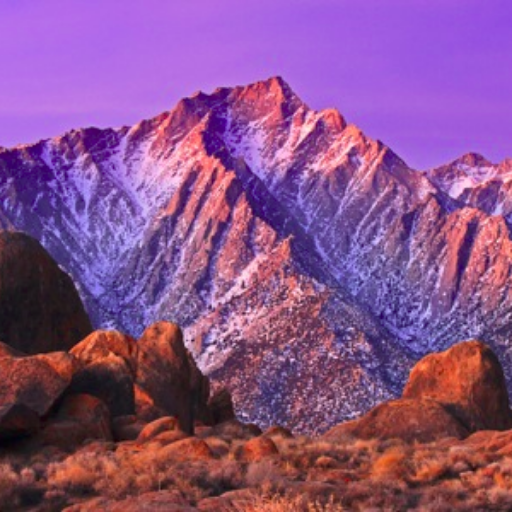
#> input picture evaluation_tools/PSNR_SSIM_calculator/Input/HR/image_1.png, 512 x 512 px, given in place of image_1.jpeg, which was not available
$ python evaluation.py
#> lines starting #> are read from the running program, lines starting #| are printed output that depends on the picture; after the words box and inside, x2 and y2 are one past the last pixel; in counts of white or black regions, pixels touching at a corner belong together; pictures that were not available may be replaced by others from this repository, and a replacement may not be noted
import cv2
import numpy as np
import matplotlib.pyplot as plt
import pandas as pd

location = "./Evaluation/"
df_rmse=pd.DataFrame(columns=["Image","average_rmse","singan_rmse","telea30_rmse", "scratch_rmse"])

for i in [1,2,3,4,5,7]:

    ground_truth = cv2.imread("%simage_%s.jpeg" % (location, i))
#> ground_truth is the input picture: shape (512, 512, 3); mean B, G, R 136.6, 81.2, 137.3
    mask = cv2.imread("%simage_%sM_mask.jpeg" % (location, i))
    singan = cv2.imread("%simage_%sM_inp.jpeg" % (location, i))
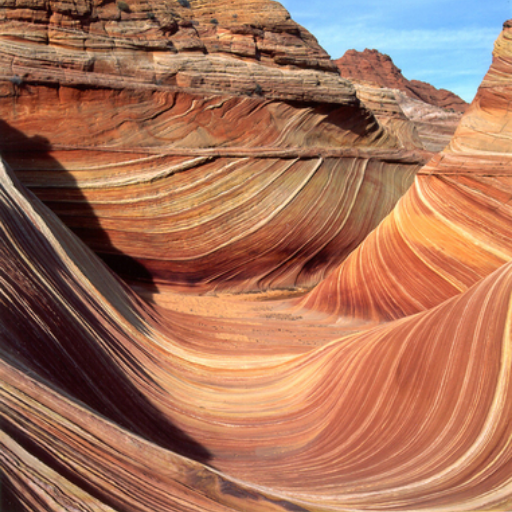
#> input picture evaluation_tools/PSNR_SSIM_calculator/Input/HR/image_2.png, 512 x 512 px, given in place of image_1M_inp.jpeg, which was not available
#> singan is the input picture: shape (512, 512, 3); mean B, G, R 90.4, 115, 167
    average = cv2.imread("%simage_%sM_average.jpeg" % (location, i))
    telea30 = cv2.imread("%simage_%sM_telea30.jpeg" % (location, i))
    scratch = cv2.imread("%simage_%sM.jpeg" % (location, i))
    bool = mask<=[5,5,5]
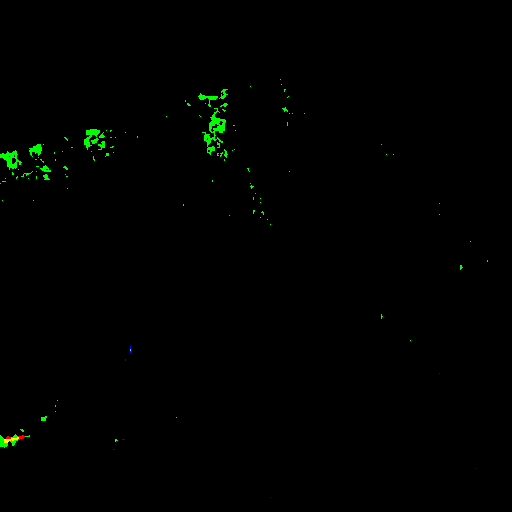
#> bool: shape (512, 512, 3) bool; mean B, G, R 7.25e-05, 0.00589, 0.000282

    ground_truth[bool]=0
#> ground_truth: shape (512, 512, 3); 0.36% of pixels changed, all inside (x1, y1, x2, y2) = (0, 79, 488, 498)
    singan[bool]=0
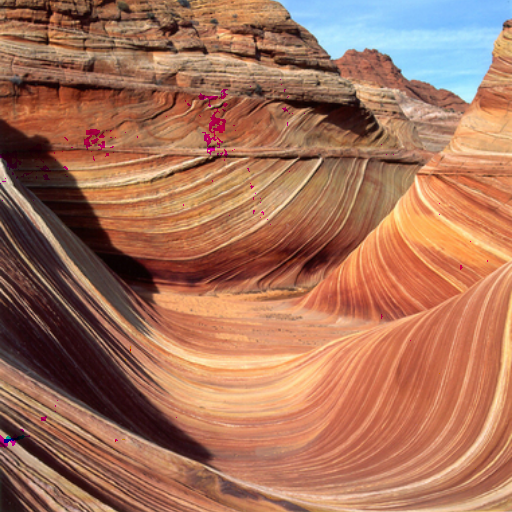
#> singan: shape (512, 512, 3); 0.61% of pixels changed, all inside (x1, y1, x2, y2) = (0, 79, 488, 498)
    average[bool]=0
#> (the run stopped early here; a loop or call above may not have finished)
